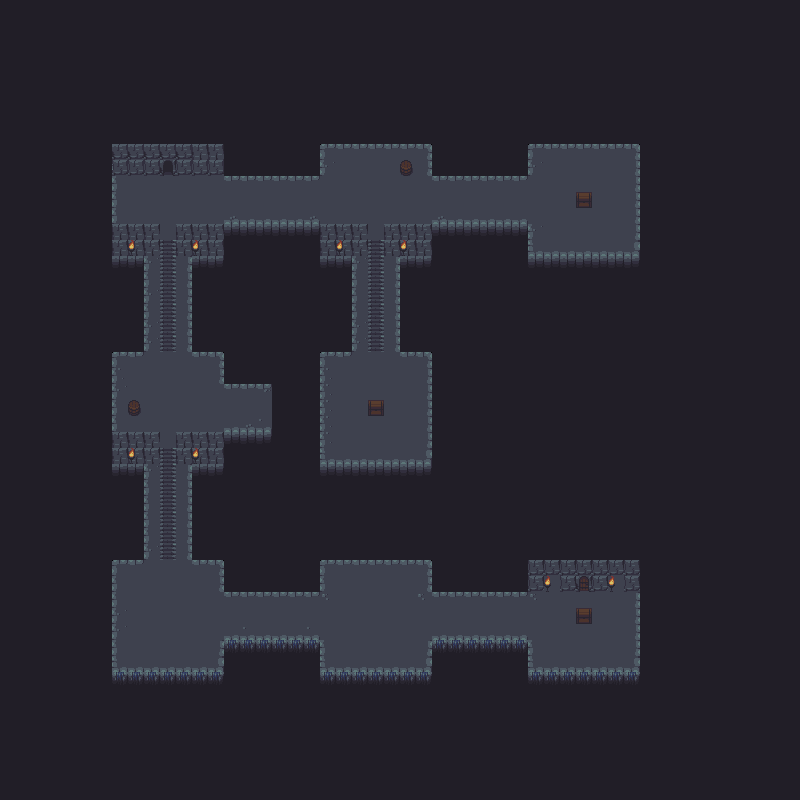

Tiled map render using the project's own tile images. Description and the map definition, with tile-layer contents summarised, below:
An orthogonal 50x50 tile map with 16x16 px tiles, 3 tile layers (Solid (L0), Path Layout (L1), Scenery Sprite (L2)).

<map version="1.2" tiledversion="1.3.0" orientation="orthogonal" renderorder="right-down" compressionlevel="0" width="50" height="50" tilewidth="16" tileheight="16" infinite="0" nextlayerid="6" nextobjectid="1">
 <tileset firstgid="1" name="dungeon_tiles_formatted_v2" tilewidth="16" tileheight="16" tilecount="299" columns="23">
  <image source="dungeon_tiles_formatted_v2.png" width="368" height="208" />
 </tileset>
 <layer id="1" name="Solid (L0)" width="50" height="50">
  <data>[2500 cells, 2042 non-empty, 8 distinct tile ids]</data>
 </layer>
 <layer id="4" name="Path Layout (L1)" width="50" height="50">
  <data>[2500 cells, 520 non-empty, 22 distinct tile ids]</data>
 </layer>
 <layer id="5" name="Scenery Sprite (L2)" width="50" height="50">
  <data>[2500 cells, 106 non-empty, 10 distinct tile ids]</data>
 </layer>
</map>
